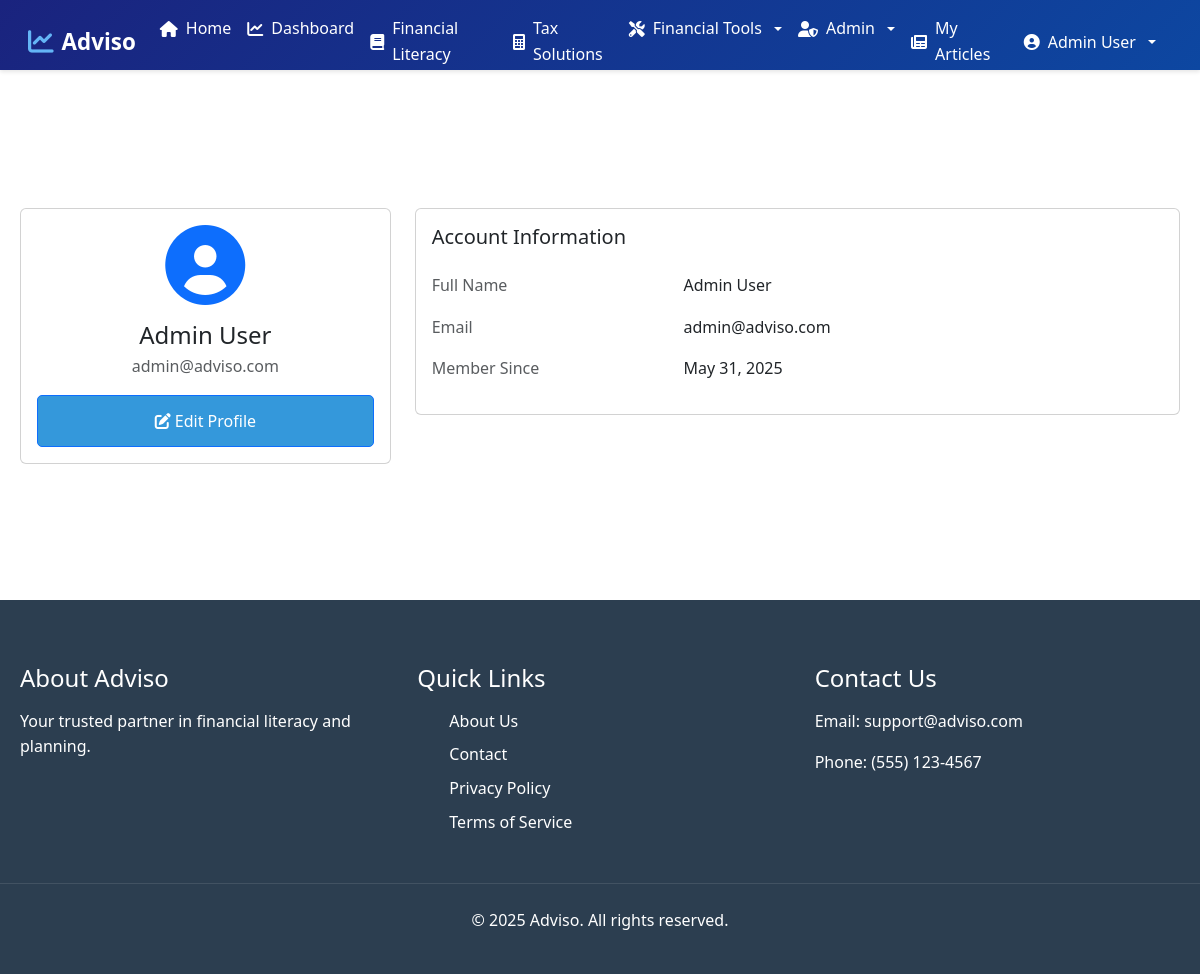
The app's page /profile.php (signed in) with its own data.
### tables this page shows
CREATE TABLE `users` (
  `id` int(11) NOT NULL,
  `name` varchar(100) NOT NULL,
  `email` varchar(255) NOT NULL,
  `password` varchar(255) NOT NULL,
  `role` enum('user','admin') DEFAULT 'user',
  `created_at` timestamp NOT NULL DEFAULT current_timestamp(),
  `updated_at` timestamp NOT NULL DEFAULT current_timestamp() ON UPDATE current_timestamp()
);

### profile.php (the view, shortened to what this page needs)
<?php
require_once 'includes/config.php';
$user_id = $_SESSION['user_id'];
$stmt = $conn->prepare("SELECT * FROM users WHERE id = ?");
$stmt->bind_param("i", $user_id);
$stmt->execute();
$result = $stmt->get_result();
$user = $result->fetch_assoc();
include 'includes/header.php';
?>
<div class="container py-5">
    <div class="row">
        <div class="col-md-4">
            <div class="card mb-4">
                <div class="card-body text-center">
                    <div class="profile-image mb-3">
                        <i class="fas fa-user-circle fa-5x text-primary"></i>
                    </div>
                    <h4 class="mb-1"><?php echo htmlspecialchars($user['name']); ?></h4>
                    <p class="text-muted mb-3"><?php echo htmlspecialchars($user['email']); ?></p>
                    <div class="d-grid">
                        <button class="btn btn-primary" data-bs-toggle="modal" data-bs-target="#editProfileModal">
                            <i class="fas fa-edit"></i> Edit Profile
                        </button>
                    </div>
                </div>
            </div>
        </div>
        <div class="col-md-8">
            <div class="card">
                <div class="card-body">
                    <h5 class="card-title mb-4">Account Information</h5>
                    <div class="row mb-3">
                        <div class="col-sm-4">
                            <p class="mb-0 text-muted">Full Name</p>
                        </div>
                        <div class="col-sm-8">
                            <p class="mb-0"><?php echo htmlspecialchars($user['name']); ?></p>
                        </div>
                    </div>
                    <div class="row mb-3">
                        <div class="col-sm-4">
                            <p class="mb-0 text-muted">Email</p>
                        </div>
                        <div class="col-sm-8">
                            <p class="mb-0"><?php echo htmlspecialchars($user['email']); ?></p>
                        </div>
                    </div>
                    <div class="row mb-3">
                        <div class="col-sm-4">
                            <p class="mb-0 text-muted">Member Since</p>
                        </div>
                        <div class="col-sm-8">
                            <p class="mb-0"><?php echo date('F j, Y', strtotime($user['created_at'])); ?></p>
                        </div>
                    </div>
                </div>
            </div>
        </div>
    </div>
</div>
<?php include 'includes/footer.php'; ?>

### assets/css/style.css (style rules this page uses)
* { margin: 0; padding: 0; box-sizing: border-box; }
body { font-family: 'Segoe UI', Tahoma, Geneva, Verdana, sans-serif; line-height: 1.6; color: #333; padding-top: 90px; min-height: 100vh; }
.container { max-width: 1200px; margin: 0 auto; padding: 30px 20px; }
.btn { display: inline-block; padding: 0.8rem 1.5rem; border-radius: 5px; text-decoration: none; font-weight: 500; transition: all 0.3s ease; }
.btn-primary { background-color: #3498db; color: white; }

### includes/header.php (style rules this page uses)
body { margin-top: 70px; }

### records on screen
users: name "Admin User", email "admin@adviso.com", created_at "May 31, 2025"

### other values on screen
$_SESSION['name'] "Admin User"
